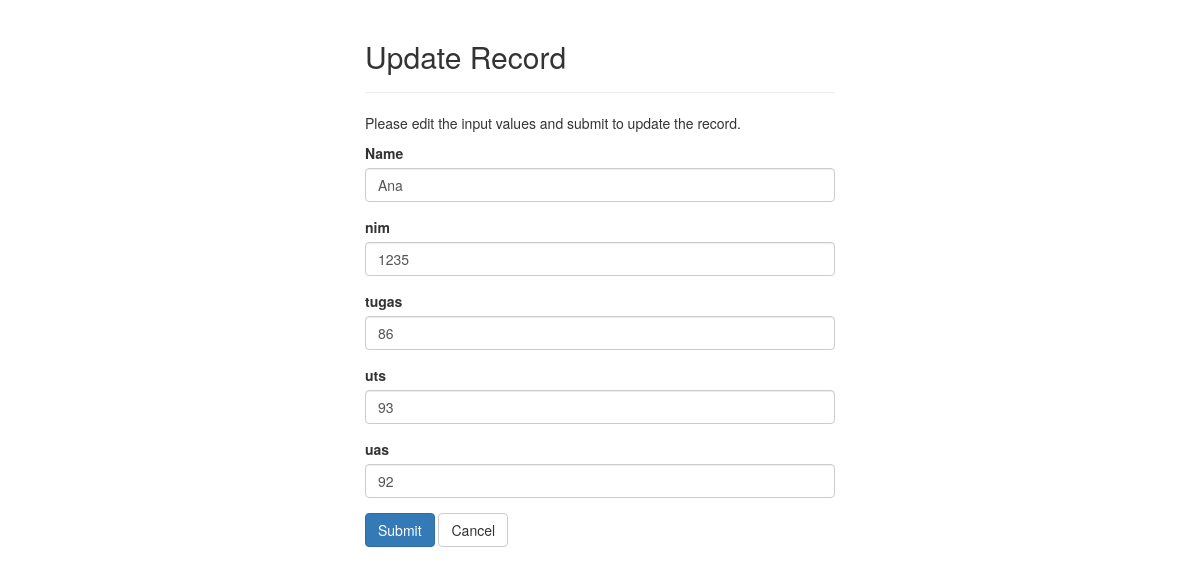
The app's page /update.php?id=2 with its own data.
### tables this page shows
CREATE TABLE `mahasiswa` (
  `id` int(11) NOT NULL,
  `name` varchar(20) NOT NULL,
  `nim` int(5) NOT NULL,
  `tugas` int(5) NOT NULL,
  `uts` int(5) NOT NULL,
  `uas` int(5) NOT NULL
);

### update.php (the view, shortened to what this page needs)
<?php
require_once "config.php";
$name = $nim = $tugas = $uts = $uas = "";
$name_err = $nim_err = $tugas_err = $uts_err = $uas_err = "";
if(isset($_POST["id"]) && !empty($_POST["id"])){
    $id = $_POST["id"];
    $input_name = trim($_POST["name"]);
    if (empty($input_name)) {
        $name_err = "Please enter a name.";
    } elseif(!filter_var($input_name, FILTER_VALIDATE_REGEXP, array("options"=>array("regexp"=>"/^[a-zA-Z\s]+$/")))){
        $name_err = "Please enter a valid name.";
    }else{
        $name = $input_name;
    }
    $input_nim = trim($_POST["nim"]);
    if (empty($input_nim)){
        $nim_err = "Please enter the nim amount.";
    } elseif(!ctype_digit($input_nim)){
        $nim_err = "Please enter a positive integer value.";
    }else{
        $nim = $input_nim;
    }
    $input_tugas = trim($_POST["tugas"]);
    if (empty($input_tugas)){
        $tugas_err = "Please enter the tugas amount.";
    } elseif(!ctype_digit($input_tugas)){
        $tugas_err = "Please enter a positive integer value.";
    }else{
        $tugas = $input_tugas;
    }
    $input_uts = trim($_POST["uts"]);
    if (empty($input_uts)){
        $uts_err = "Please enter the uts amount.";
    } elseif(!ctype_digit($input_uts)){
        $uts_err = "Please enter a positive integer value.";
    }else{
        $uts = $input_uts;
    }
    $input_uas = trim($_POST["uas"]);
    if (empty($input_uas)){
        $uas_err = "Please enter the uas amount.";
    } elseif(!ctype_digit($input_uas)){
        $uas_err = "Please enter a positive integer value.";
    }else{
        $uas = $input_uas;
    }
    if (empty($name_err) && empty($nim_err) && empty($tugas_err) && empty($uts_err) && empty($uas_err)){
        $sql = "UPDATE mahasiswa SET name=?, nim=?, tugas=?, uts=?, uas=? WHERE id=?";
        if($stmt = mysqli_prepare($link, $sql)){
            mysqli_stmt_bind_param($stmt, "sssssi", $param_name, $param_nim, $param_tugas, $param_uts, $param_uas, $param_id);
            $param_name = $name;
            $param_nim = $nim;
            $param_tugas = $tugas;
            $param_uts = $uts;
            $param_uas = $uas;
            $param_id = $id;
            if(mysqli_stmt_execute($stmt)){
                header("location: index.php");
                exit();
            }else{
                echo "Something went wrong. Please try again later.";
            }
        }
        mysqli_stmt_close($stmt);
    }
    mysqli_close($link);
}else{
    if(isset($_GET["id"]) && !empty(trim($_GET["id"]))){
        $sql = "SELECT * FROM mahasiswa WHERE id = ?";
        if($stmt = mysqli_prepare($link, $sql)){
            mysqli_stmt_bind_param($stmt, "i", $param_id);
            if(mysqli_stmt_execute($stmt)){
                $result = mysqli_stmt_get_result($stmt);
                if(mysqli_num_rows($result) == 1) {
                    $row = mysqli_fetch_array($result, MYSQLI_ASSOC);
                    $name = $row["name"];
                    $nim = $row["nim"];
                    $tugas = $row["tugas"];
                    $uts = $row["uts"];
                    $uas = $row["uas"];
                }else{
                header("location: error.php");
                exit();
                }
            } else{
                echo "Oops! Something went wrong. Please try again later.";
            }
        }
        }else{
        header("location: error.php");
        exit();
    }
}
?>
<!DOCTYPE html>
<html lang="en">
<head>
    <link rel="stylesheet" href="https://maxcdn.bootstrapcdn.com/bootstrap/3.3.7/css/bootstrap.css">
</head>
<body>
    <div class="wrapper">
        <div class="container-fluid">
            <div class="row">
                <div class="col-md-12">
                    <div class="page-header">
                        <h2>Update Record</h2>
                    </div>
                    <p>Please edit the input values and submit to update the record.</p>
                    <form action="<?php echo htmlspecialchars(basename($_SERVER['REQUEST_URI'])); ?>" method="post">
                        <div class="form-group <?php echo (!empty($name_err)) ? 'has-error' : ''; ?>">
                            <label>Name</label>
                            <input type="text" name="name" class="form-control" value="<?php echo $name; ?>">
                        </div>
                        <div class="form-group <?php echo (!empty($nim_err)) ? 'has-error' : ''; ?>">
                            <label>nim</label>
                            <input type="text" name="nim" class="form-control" value="<?php echo $nim; ?>">
                        </div>
                        <div class="form-group <?php echo (!empty($tugas_err)) ? 'has-error' : ''; ?>">
                            <label>tugas</label>
                            <input type="text" name="tugas" class="form-control" value="<?php echo $tugas; ?>">
                        </div>
                        <div class="form-group <?php echo (!empty($uts_err)) ? 'has-error' : ''; ?>">
                            <label>uts</label>
                            <input type="text" name="uts" class="form-control" value="<?php echo $uts; ?>">
                        </div>
                        <div class="form-group <?php echo (!empty($uas_err)) ? 'has-error' : ''; ?>">
                            <label>uas</label>
                            <input type="text" name="uas" class="form-control" value="<?php echo $uas; ?>">
                        </div>
                        <input type="submit" class="btn btn-primary" value="Submit">
                        <a href="index.php" class="btn btn-default">Cancel</a>
                    </form>
                </div>
            </div>
        </div>
    </div>
</body>
</html>

### update.php (style rules this page uses)
.wrapper { width: 500px; margin: 0 auto; }

### records on screen
mahasiswa: name "Ana", nim "1235", tugas "86", uts "93", uas "92"
